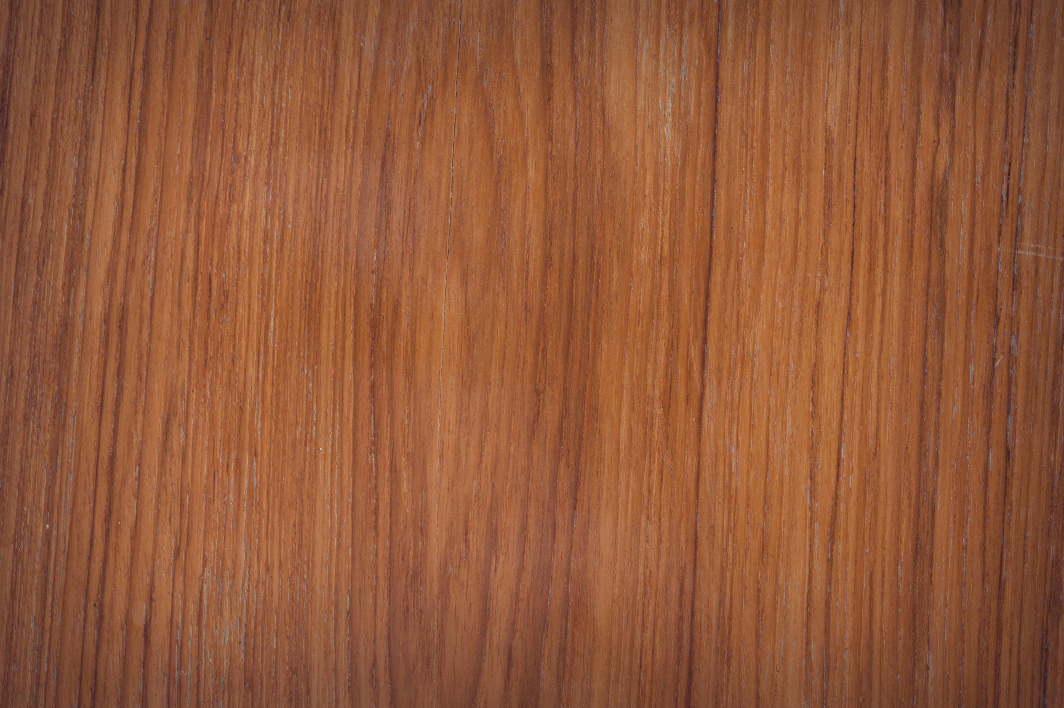
#> input picture Final/imagenes/wood/wood1.jpg, 4256 x 2832 px (shown at 1/4 size); its folder holds only this picture in this run
$ python oranges.py
#> lines starting #> are read from the running program, lines starting #| are printed output that depends on the picture
import os
import numpy as np
import matplotlib.pyplot as plt
from sklearn.cluster import KMeans
from sklearn.mixture import GaussianMixture
from skimage import io
from skimage.transform import resize
from PIL import Image

# Function to load and preprocess images (supports .webp)


def load_images_from_directory(directory, image_size=(500, 500)):
#> called with directory = './imagenes/wood', image_size = (300, 300)
    images = []
    for filename in os.listdir(directory):
        if filename.endswith(('.jpg', '.jpeg', '.png', '.webp')):
            image_path = os.path.join(directory, filename)
            # Use Pillow to open .webp images
            image = Image.open(image_path)
#> image is the input picture: PIL image 4256x2832 RGB; mean R, G, B 147.3, 88.7, 57.7
            # Convert to numpy array
            image = np.array(image)
            # Resize the image to a consistent size
            image_resized = resize(image, image_size, anti_aliasing=True)
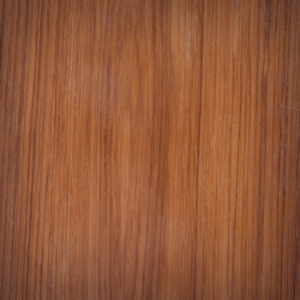
#> image_resized: shape (300, 300, 3) float64; mean R, G, B 0.578, 0.348, 0.226
            images.append(image_resized)
    return np.array(images)


# Load images from the directory
directory_path = "./imagenes/wood"  # Change this to your directory path
image_size = (300, 300)
images = load_images_from_directory(directory_path, image_size=image_size)

# Flatten all images into a 2D array for clustering
pixel_data = images.reshape(-1, 3)

n_clusters = 5

kmeans = KMeans(n_clusters=n_clusters, random_state=42)
kmeans.fit(pixel_data)
kmeans_labels = kmeans.predict(pixel_data)

# Fit GMM
gmm = GaussianMixture(n_components=n_clusters, random_state=42)
gmm.fit(pixel_data)
gmm_labels = gmm.predict(pixel_data)

# Load the final test image (including .webp support)
final_image_path = "./imagenes/rock_house.webp"
final_image = Image.open(final_image_path)
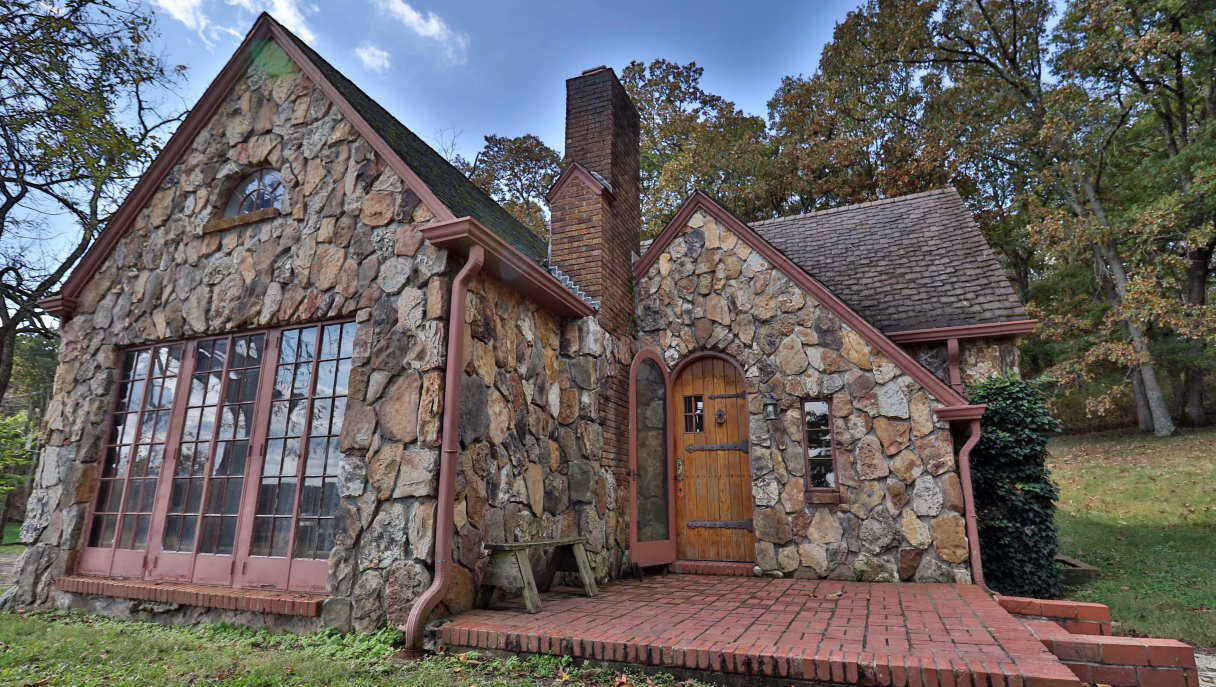
#> input picture Final/imagenes/rock_house.webp, 3648 x 2061 px (shown at 1/3 size)
#> final_image is the input picture: PIL image 3648x2061 RGB; mean R, G, B 103.4, 98.2, 96.5
# Resize to match the training images
final_image_resized = resize(
    np.array(final_image), image_size, anti_aliasing=True)
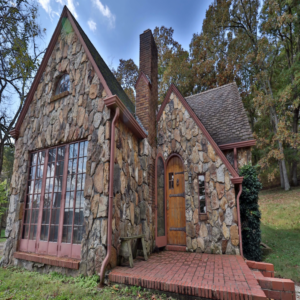
#> final_image_resized: shape (300, 300, 3) float64; mean R, G, B 0.406, 0.385, 0.378
final_pixel_data = final_image_resized.reshape(-1, 3)

# Predict with KMeans and GMM on the test image
kmeans_test_labels = kmeans.predict(final_pixel_data)
gmm_test_labels = gmm.predict(final_pixel_data)

# Visualize results
kmeans_segmented = kmeans.cluster_centers_[
    kmeans_test_labels].reshape(final_image_resized.shape)
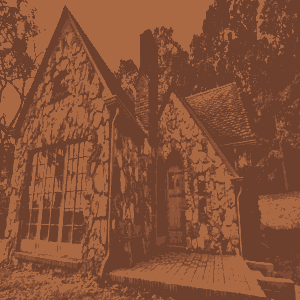
#> kmeans_segmented: shape (300, 300, 3) float64; mean R, G, B 0.528, 0.317, 0.214
gmm_segmented = gmm.means_[gmm_test_labels].reshape(final_image_resized.shape)
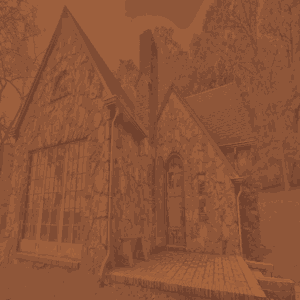
#> gmm_segmented: shape (300, 300, 3) float64; mean R, G, B 0.555, 0.334, 0.222

# Display the original and segmented images
plt.figure(figsize=(12, 6))

plt.subplot(1, 3, 1)
plt.imshow(final_image_resized)
plt.title("Original Test Image")
plt.axis('off')

plt.subplot(1, 3, 2)
plt.imshow(kmeans_segmented)
plt.title("KMeans Segmentation")
plt.axis('off')

plt.subplot(1, 3, 3)
plt.imshow(gmm_segmented)
plt.title("GMM Segmentation")
plt.axis('off')

plt.tight_layout()
plt.show()
